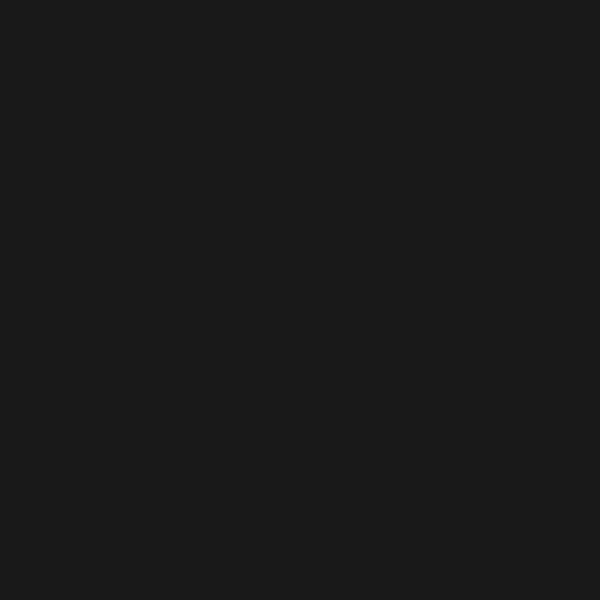
Frame 1 (no input)
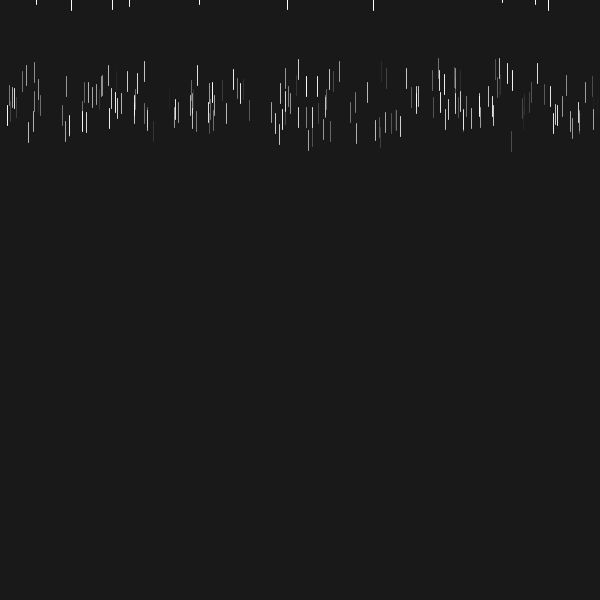
Frame 60 (the mouse pressed at the canvas centre just before this capture)
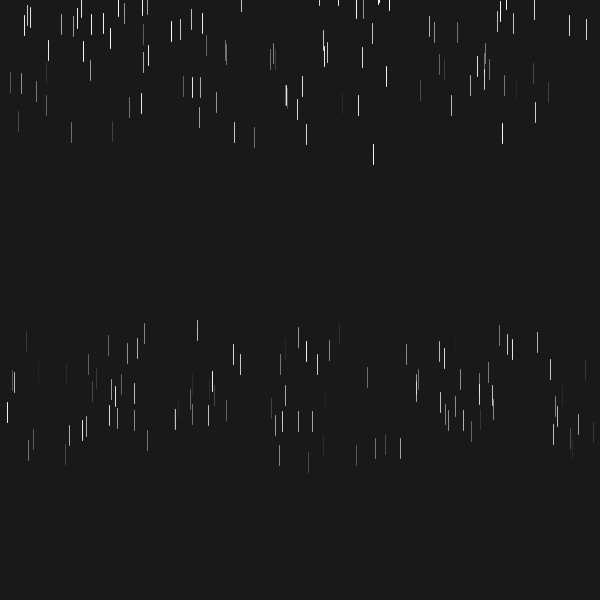
Frame 120 (the mouse held since frame 60 and released just before this capture)

The Processing sketch that drew these frames (run headless with seeded random() and noise(); from frame 60 on, the mouse is pressed at the canvas centre):

// Processing sketch: processing_163365
// ── processing_163365.pde

Particle[] particles = new Particle[200];
 
void setup()
{
  size(600,600);
  smooth();
   
  
  for (int i=0; i<particles.length; i++) {
    particles[i] = new Particle();
  }
}
 
void draw()
{
  background(25);
  
  for (int i=0; i<particles.length; i++) particles[i].draw();
  for (int i=0; i<particles.length; i++) particles[i].update();
}
 
class Particle {
  float x, y;    
  float vx,vy; 
  float timer;   
  float dt = 2; 
  float g = 0.05;
  float r = 5;  
  boolean on=false;
   
  Particle() { }
 

  void initialize()
  {
    on = true;
    x = random(width); 
    y = random(-30,-5);
    vy = random(0,1);
    vx=0;
    timer = 255;
    dt = random(0.1,5);
  }
   
  void draw()
  {
    if(!on) return;
    fill(64,timer); stroke(255,timer);
    line(x,y,x,y+20);
  }
   
  void update()
  {
    
    if(!on) { if(random(0,1) < 0.5) initialize(); return; }
     
    timer -= dt;   
     
    
    vy += g;
    y += vy;
     
    
    keyPressed();
    x += vx;
    
    if (timer < 0) {
      on = false;
    }
  }
   
  void keyPressed()
  {
    if (key=='w') {vx-=0.01;}
    if (key=='W') {vx+=0.01;}
    
    if (vx<-0.5) {vx=-0.5;}
    if (vx>0.5) {vx=0.5;}
}
}
